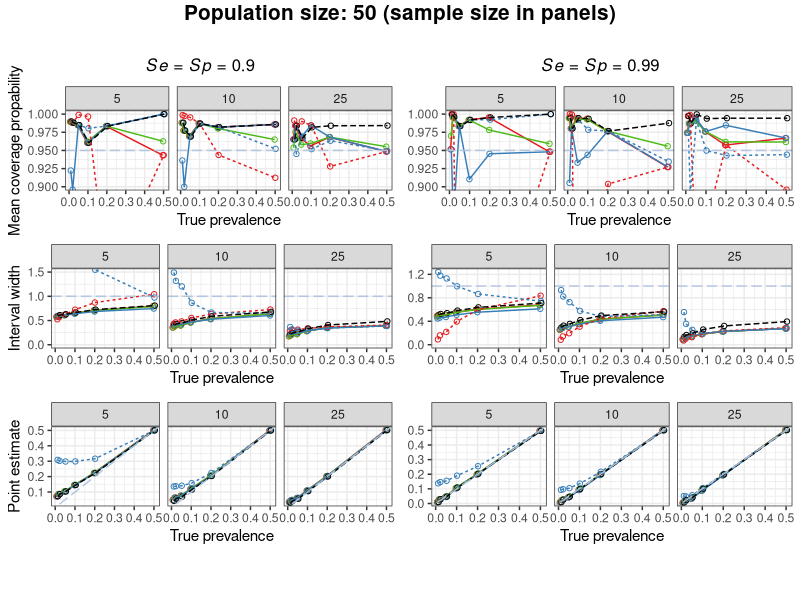
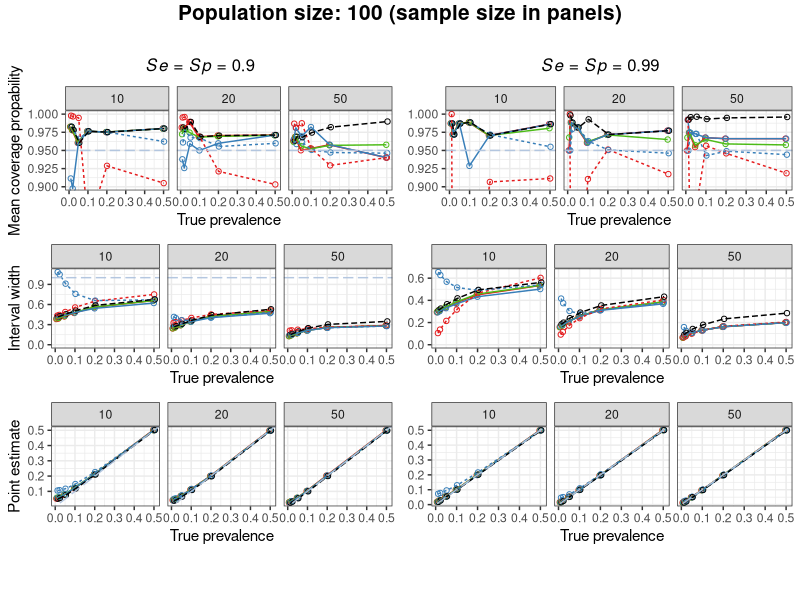
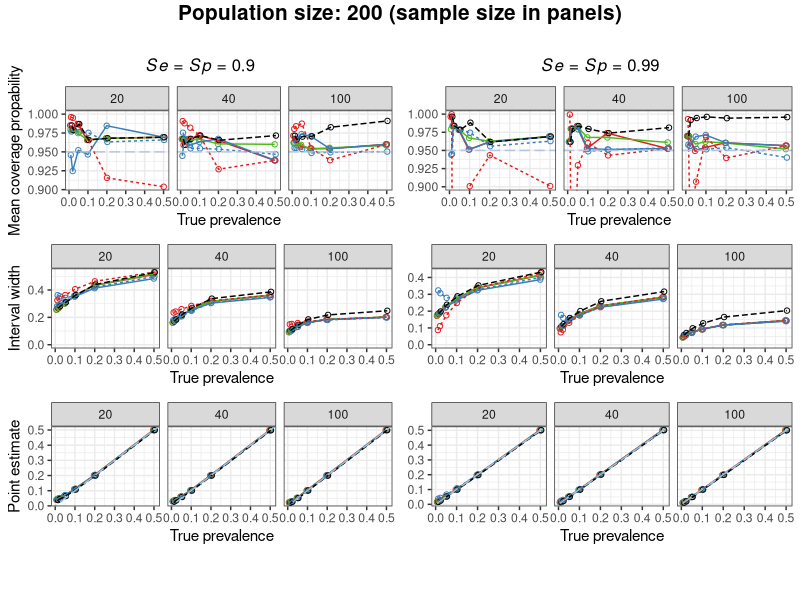
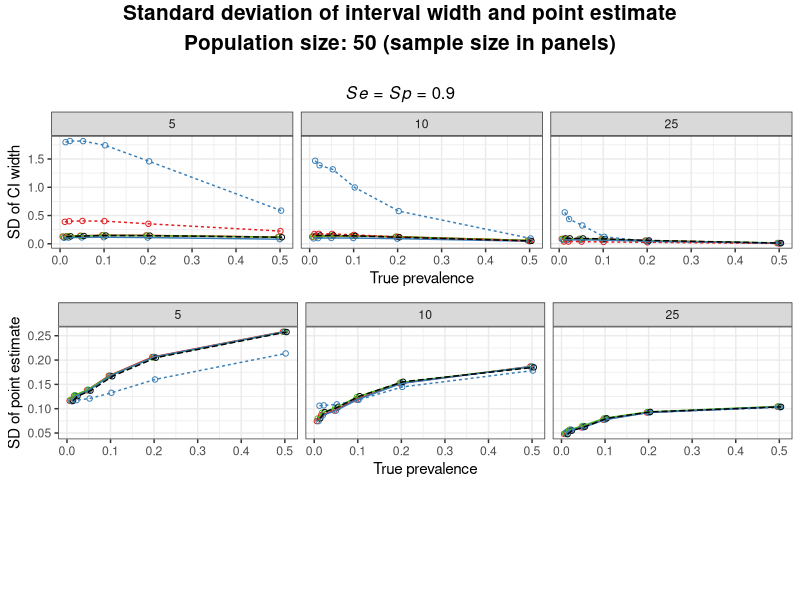
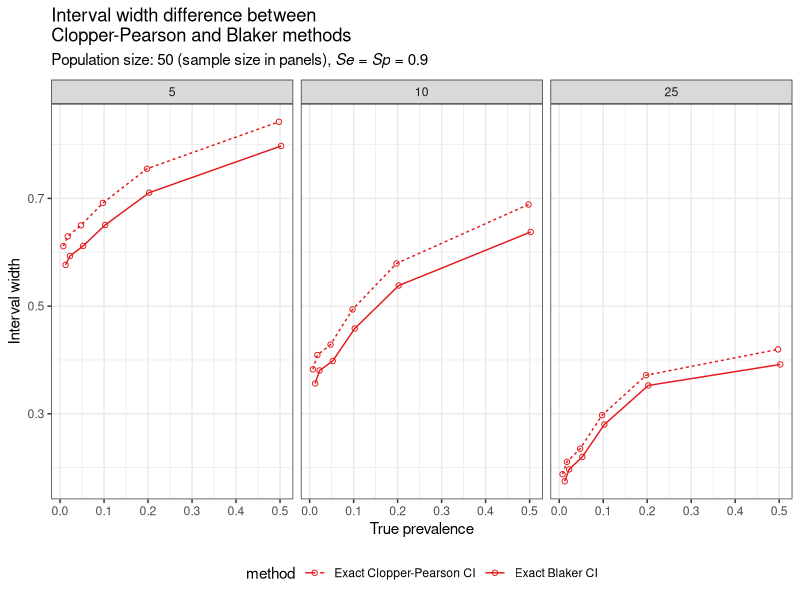
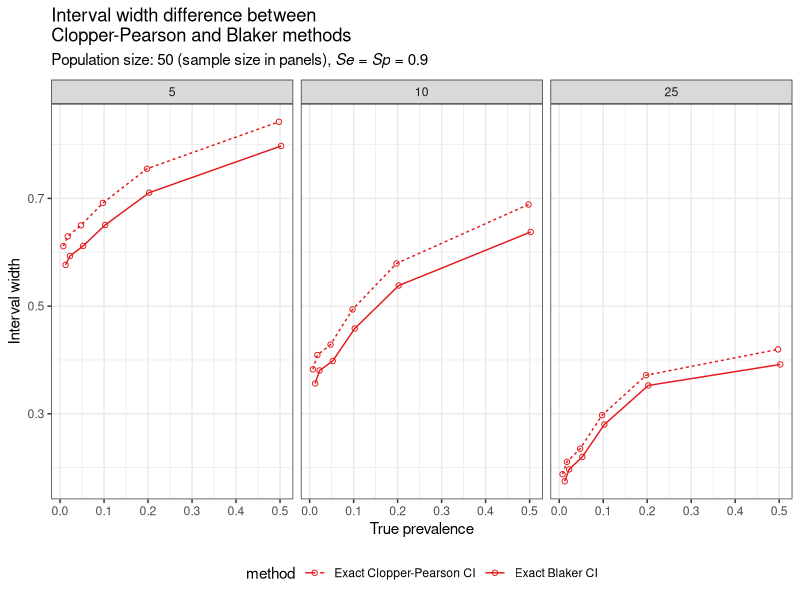

Here is the R script that generated these plots, in order:
library(data.table)
library(ggplot2)
library(dplyr)
library(tidyr)
library(gridExtra)
library(cowplot)
library(grid)

# read file ---- ###############################################################

sim_data_all <- fread(file = "prevCI_hypgeom_simData.csv")

# N50 ---- ####################################################################

sim_data_N50 <- sim_data_all %>% filter(N == 50)

df_cov_N50 <- sim_data_N50 %>%
  pivot_longer(
    cols = c(coverage_exact_B_mean, coverage_simul_B_mean, coverage_Bayes_mean,
             coverage_FPC_mean, coverage_Ge_mean, coverage_binom_B_mean),
    names_to = "method",
    names_pattern = "coverage_(.*)_mean",
    values_to = "coverage_mean"
  ) %>%
  mutate(method = factor(method, levels = c("exact_B",
                                            "simul_B",
                                            "Bayes",
                                            "FPC",
                                            "Ge",
                                            "binom_B"))) %>%
  select(c(N, true_prev, n, Se, Sp, repl, method, coverage_mean))

method_colors <- c("exact_B" = "#E41A1C",
                   "simul_B" = "#4CBB17",
                   "Bayes" = "#377EB8",
                   "FPC" = "#E41A1C",
                   "Ge" = "#377EB8",
                   "binom_B" = "#000000")

method_linetypes <- c("exact_B" = "1",
                      "simul_B" = "1",
                      "Bayes" = "1",
                      "FPC" = "2",
                      "Ge" = "2",
                      "binom_B" = "3")

df_cov_N50 <- df_cov_N50 %>%
  mutate(linetype = method_linetypes[as.character(method)])

plot_cov_50_09 <-
  ggplot(df_cov_N50 %>%
           filter(Se == 0.9, Sp == 0.9),
         aes(x = true_prev, y = coverage_mean, color = method, group = interaction(method, n))) +
  geom_point(shape = 1, position = position_dodge(width = 0.01)) +
  geom_line(aes(linetype = linetype), position = position_dodge(width = 0.01)) +
  coord_cartesian(ylim = c(max(0.9, min(subset(df_cov_N50, Se == 0.9 & Sp == 0.9)$coverage_mean)), 1)) +
  facet_grid(. ~ n, scales = "free_x") +
  scale_color_manual(values = method_colors) +
  labs(y = "Mean coverage propability",
       x = "True prevalence") +
  geom_hline(yintercept = 0.95, color = "#B0C4DE", linetype = "longdash", alpha = 0.95) +
  theme_bw() +
  theme(legend.position = "none")

plot_cov_50_099 <-
  ggplot(df_cov_N50 %>%
           filter(Se == 0.99, Sp == 0.99),
         aes(x = true_prev, y = coverage_mean, color = method, group = interaction(method, n))) +
  geom_point(shape = 1, position = position_dodge(width = 0.01)) +
  geom_line(aes(linetype = linetype), position = position_dodge(width = 0.01)) +
  coord_cartesian(ylim = c(max(0.9, min(subset(df_cov_N50, Se == 0.99 & Sp == 0.99)$coverage_mean)), 1)) +
  facet_grid(. ~ n, scales = "free_x") +
  scale_color_manual(values = method_colors) +
  labs(y = NULL,
       x = "True prevalence") +
  geom_hline(yintercept = 0.95, color = "#B0C4DE", linetype = "longdash", alpha = 0.95) +
  theme_bw() +
  theme(legend.position = "none")

df_wid_N50 <- sim_data_N50 %>%
  pivot_longer(
    cols = c(width_exact_B_mean, width_simul_B_mean, width_Bayes_mean,
             width_FPC_mean, width_Ge_mean, width_binom_B_mean),
    names_to = "method",
    names_pattern = "width_(.*)_mean",
    values_to = "width_mean"
  ) %>%
  mutate(method = factor(method, levels = c("exact_B",
                                            "simul_B",
                                            "Bayes",
                                            "FPC",
                                            "Ge",
                                            "binom_B"))) %>%
  select(c(N, true_prev, n, Se, Sp, repl, method, width_mean))

df_wid_N50 <- df_wid_N50 %>%
  mutate(linetype = method_linetypes[as.character(method)])

plot_wid_50_09 <-
  ggplot(df_wid_N50 %>%
           filter(Se == 0.9, Sp == 0.9),
         aes(x = true_prev, y = width_mean, color = method, group = interaction(method, n))) +
  geom_point(shape = 1, position = position_dodge(width = 0.01)) +
  geom_line(aes(linetype = linetype), position = position_dodge(width = 0.01)) +
  geom_hline(yintercept = 1, color = "#B0C4DE", linetype = "longdash", alpha = 0.95) +
  coord_cartesian(ylim = c(0, min(1.5, max(subset(df_wid_N50, Se == 0.9 & Sp == 0.9)$width_mean)))) +
  facet_grid(. ~ n, scales = "free_x") +
  scale_color_manual(values = method_colors) +
  labs(y = "Interval width",
       x = "True prevalence") +
  theme_bw() +
  theme(legend.position = "none")

plot_wid_50_099 <-
  ggplot(df_wid_N50 %>%
           filter(Se == 0.99, Sp == 0.99),
         aes(x = true_prev, y = width_mean, color = method, group = interaction(method, n))) +
  geom_point(shape = 1, position = position_dodge(width = 0.01)) +
  geom_line(aes(linetype = linetype), position = position_dodge(width = 0.01)) +
  geom_hline(yintercept = 1, color = "#B0C4DE", linetype = "longdash", alpha = 0.95) +
  coord_cartesian(ylim = c(0, min(1.5, max(subset(df_wid_N50, Se == 0.99 & Sp == 0.99)$width_mean)))) +
  facet_grid(. ~ n, scales = "free_x") +
  scale_color_manual(values = method_colors) +
  labs(y = NULL,
       x = "True prevalence") +
  theme_bw() +
  theme(legend.position = "none")

df_loc_N50 <- sim_data_N50 %>%
  pivot_longer(
    cols = c(loc_exact_mean, loc_simul_mean, loc_Bayes_mean,
             loc_Ge_mean, loc_RG_mean),
    names_to = "method",
    names_pattern = "loc_(.*)_mean",
    values_to = "loc_mean"
  ) %>%
  mutate(method = factor(method, levels = c("exact",
                                            "simul",
                                            "Bayes",
                                            "Ge",
                                            "RG"))) %>%
  select(c(N, true_prev, n, Se, Sp, repl, method, loc_mean))

method_colors_loc <- c("exact" = "#E41A1C",
                       "simul" = "#4CBB17",
                       "Bayes" = "#377EB8",
                       "Ge" = "#377EB8",
                       "RG" = "#000000")

method_linetypes_loc <- c("exact" = "1",
                          "simul" = "1",
                          "Bayes" = "1",
                          "Ge" = "2",
                          "RG" = "3")

df_loc_N50 <- df_loc_N50 %>%
  mutate(linetype = method_linetypes_loc[as.character(method)])

plot_loc_50_09 <-
  ggplot(df_loc_N50 %>%
           filter(Se == 0.9, Sp == 0.9),
         aes(x = true_prev, y = loc_mean, color = method, group = interaction(method, n))) +
  geom_point(shape = 1, position = position_dodge(width = 0.01)) +
  geom_line(aes(linetype = linetype), position = position_dodge(width = 0.01)) +
  facet_grid(. ~ n, scales = "free_x") +
  scale_color_manual(values = method_colors_loc) +
  labs(y = "Point estimate",
       x = "True prevalence") +
  geom_abline(slope = 1, intercept = 0, color = "#B0C4DE", linetype = "longdash", alpha = 0.95) +
  theme_bw() +
  theme(legend.position = "none")

plot_loc_50_099 <-
  ggplot(df_loc_N50 %>%
           filter(Se == 0.99, Sp == 0.99),
         aes(x = true_prev, y = loc_mean, color = method, group = interaction(method, n))) +
  geom_point(shape = 1, position = position_dodge(width = 0.01)) +
  geom_line(aes(linetype = linetype), position = position_dodge(width = 0.01)) +
  facet_grid(. ~ n, scales = "free_x") +
  scale_color_manual(values = method_colors_loc) +
  labs(y = NULL,
       x = "True prevalence") +
  geom_abline(slope = 1, intercept = 0, color = "#B0C4DE", linetype = "longdash", alpha = 0.95) +
  theme_bw() +
  theme(legend.position = "none")

legend_plot <-
  ggplot(df_wid_N50,
         aes(x = true_prev, y = width_mean, color = method, group = interaction(method, n))) +
  geom_point() +
  geom_line() +
  facet_grid(. ~ n, scales = "free_x") +
  scale_color_manual(values = method_colors,
                     labels = c(
                       "Exact hypgeom CI",
                       "Simul hypgeom CI",
                       "Bayes hypgeom CI",
                       "FPC Wald binom CI (Ge et al. 2024)",
                       "Bayes CI (Ge et al. 2024)",
                       "Binom CI (Reiczigel et al. 2010) / Rogan-Gladen estimate"
                     ),
                     name = "method") +
  theme_bw() +
  theme(legend.position = "bottom") +
  guides(color = guide_legend(override.aes = list(linetype = c(1, 1, 1, 2, 2, 2)), nrow = 1))

legend <- cowplot::get_legend(legend_plot)

title_grob <- textGrob("Population size: 50 (sample size in panels)\n",
                       gp = gpar(fontsize = 15, fontface = "bold"))

subheadings <- arrangeGrob(
  textGrob(expression(italic(Se)*" = "*italic(Sp)*" = "*0.9), gp = gpar(fontsize = 12)),
  textGrob(expression(italic(Se)*" = "*italic(Sp)*" = "*0.99), gp = gpar(fontsize = 12)),
  ncol = 2
)

plot_N50 <- 
grid.arrange(subheadings,
             arrangeGrob(plot_cov_50_09, plot_cov_50_099,
                         plot_wid_50_09, plot_wid_50_099,
                         plot_loc_50_09, plot_loc_50_099,
                         ncol = 2),
             legend,
             ncol = 1,
             heights = c(0.5, 10, 1),
             top = title_grob)

ggsave("plot_N50.svg", plot = plot_N50, width = 12.8, height = 10.6, units = "in", dpi = 600)
ggsave("plot_N50.pdf", plot = plot_N50, width = 12.8, height = 10.6, units = "in", dpi = 600)

# N100 ---- ####################################################################

sim_data_N100 <- sim_data_all %>% filter(N == 100)

df_cov_N100 <- sim_data_N100 %>%
  pivot_longer(
    cols = c(coverage_exact_B_mean, coverage_simul_B_mean, coverage_Bayes_mean,
             coverage_FPC_mean, coverage_Ge_mean, coverage_binom_B_mean),
    names_to = "method",
    names_pattern = "coverage_(.*)_mean",
    values_to = "coverage_mean"
  ) %>%
  mutate(method = factor(method, levels = c("exact_B",
                                            "simul_B",
                                            "Bayes",
                                            "FPC",
                                            "Ge",
                                            "binom_B"))) %>%
  select(c(N, true_prev, n, Se, Sp, repl, method, coverage_mean))

method_colors <- c("exact_B" = "#E41A1C",
                   "simul_B" = "#4CBB17",
                   "Bayes" = "#377EB8",
                   "FPC" = "#E41A1C",
                   "Ge" = "#377EB8",
                   "binom_B" = "#000000")

method_linetypes <- c("exact_B" = "1",
                      "simul_B" = "1",
                      "Bayes" = "1",
                      "FPC" = "2",
                      "Ge" = "2",
                      "binom_B" = "3")

df_cov_N100 <- df_cov_N100 %>%
  mutate(linetype = method_linetypes[as.character(method)])

plot_cov_100_09 <-
  ggplot(df_cov_N100 %>%
           filter(Se == 0.9, Sp == 0.9),
         aes(x = true_prev, y = coverage_mean, color = method, group = interaction(method, n))) +
  geom_point(shape = 1, position = position_dodge(width = 0.01)) +
  geom_line(aes(linetype = linetype), position = position_dodge(width = 0.01)) +
  coord_cartesian(ylim = c(max(0.9, min(subset(df_cov_N100, Se == 0.9 & Sp == 0.9)$coverage_mean)), 1)) +
  facet_grid(. ~ n, scales = "free_x") +
  scale_color_manual(values = method_colors) +
  labs(y = "Mean coverage propability",
       x = "True prevalence") +
  geom_hline(yintercept = 0.95, color = "#B0C4DE", linetype = "longdash", alpha = 0.95) +
  theme_bw() +
  theme(legend.position = "none")

plot_cov_100_099 <-
  ggplot(df_cov_N100 %>%
           filter(Se == 0.99, Sp == 0.99),
         aes(x = true_prev, y = coverage_mean, color = method, group = interaction(method, n))) +
  geom_point(shape = 1, position = position_dodge(width = 0.01)) +
  geom_line(aes(linetype = linetype), position = position_dodge(width = 0.01)) +
  coord_cartesian(ylim = c(max(0.9, min(subset(df_cov_N100, Se == 0.99 & Sp == 0.99)$coverage_mean)), 1)) +
  facet_grid(. ~ n, scales = "free_x") +
  scale_color_manual(values = method_colors) +
  labs(y = NULL,
       x = "True prevalence") +
  geom_hline(yintercept = 0.95, color = "#B0C4DE", linetype = "longdash", alpha = 0.95) +
  theme_bw() +
  theme(legend.position = "none")

df_wid_N100 <- sim_data_N100 %>%
  pivot_longer(
    cols = c(width_exact_B_mean, width_simul_B_mean, width_Bayes_mean,
             width_FPC_mean, width_Ge_mean, width_binom_B_mean),
    names_to = "method",
    names_pattern = "width_(.*)_mean",
    values_to = "width_mean"
  ) %>%
  mutate(method = factor(method, levels = c("exact_B",
                                            "simul_B",
                                            "Bayes",
                                            "FPC",
                                            "Ge",
                                            "binom_B"))) %>%
  select(c(N, true_prev, n, Se, Sp, repl, method, width_mean))

df_wid_N100 <- df_wid_N100 %>%
  mutate(linetype = method_linetypes[as.character(method)])

plot_wid_100_09 <-
  ggplot(df_wid_N100 %>%
           filter(Se == 0.9, Sp == 0.9),
         aes(x = true_prev, y = width_mean, color = method, group = interaction(method, n))) +
  geom_point(shape = 1, position = position_dodge(width = 0.01)) +
  geom_line(aes(linetype = linetype), position = position_dodge(width = 0.01)) +
  geom_hline(yintercept = 1, color = "#B0C4DE", linetype = "longdash", alpha = 0.95) +
  coord_cartesian(ylim = c(0, min(1.5, max(subset(df_wid_N100, Se == 0.9 & Sp == 0.9)$width_mean)))) +
  facet_grid(. ~ n, scales = "free_x") +
  scale_color_manual(values = method_colors) +
  labs(y = "Interval width",
       x = "True prevalence") +
  theme_bw() +
  theme(legend.position = "none")

plot_wid_100_099 <-
  ggplot(df_wid_N100 %>%
           filter(Se == 0.99, Sp == 0.99),
         aes(x = true_prev, y = width_mean, color = method, group = interaction(method, n))) +
  geom_point(shape = 1, position = position_dodge(width = 0.01)) +
  geom_line(aes(linetype = linetype), position = position_dodge(width = 0.01)) +
  geom_hline(yintercept = 1, color = "#B0C4DE", linetype = "longdash", alpha = 0.95) +
  coord_cartesian(ylim = c(0, min(1.5, max(subset(df_wid_N100, Se == 0.99 & Sp == 0.99)$width_mean)))) +
  facet_grid(. ~ n, scales = "free_x") +
  scale_color_manual(values = method_colors) +
  labs(y = NULL,
       x = "True prevalence") +
  theme_bw() +
  theme(legend.position = "none")

df_loc_N100 <- sim_data_N100 %>%
  pivot_longer(
    cols = c(loc_exact_mean, loc_simul_mean, loc_Bayes_mean,
             loc_Ge_mean, loc_RG_mean),
    names_to = "method",
    names_pattern = "loc_(.*)_mean",
    values_to = "loc_mean"
  ) %>%
  mutate(method = factor(method, levels = c("exact",
                                            "simul",
                                            "Bayes",
                                            "Ge",
                                            "RG"))) %>%
  select(c(N, true_prev, n, Se, Sp, repl, method, loc_mean))

method_colors_loc <- c("exact" = "#E41A1C",
                       "simul" = "#4CBB17",
                       "Bayes" = "#377EB8",
                       "Ge" = "#377EB8",
                       "RG" = "#000000")

method_linetypes_loc <- c("exact" = "1",
                          "simul" = "1",
                          "Bayes" = "1",
                          "Ge" = "2",
                          "RG" = "3")

df_loc_N100 <- df_loc_N100 %>%
  mutate(linetype = method_linetypes_loc[as.character(method)])

plot_loc_100_09 <-
  ggplot(df_loc_N100 %>%
           filter(Se == 0.9, Sp == 0.9),
         aes(x = true_prev, y = loc_mean, color = method, group = interaction(method, n))) +
  geom_point(shape = 1, position = position_dodge(width = 0.01)) +
  geom_line(aes(linetype = linetype), position = position_dodge(width = 0.01)) +
  facet_grid(. ~ n, scales = "free_x") +
  scale_color_manual(values = method_colors_loc) +
  labs(y = "Point estimate",
       x = "True prevalence") +
  geom_abline(slope = 1, intercept = 0, color = "#B0C4DE", linetype = "longdash", alpha = 0.95) +
  theme_bw() +
  theme(legend.position = "none")

plot_loc_100_099 <-
  ggplot(df_loc_N100 %>%
           filter(Se == 0.99, Sp == 0.99),
         aes(x = true_prev, y = loc_mean, color = method, group = interaction(method, n))) +
  geom_point(shape = 1, position = position_dodge(width = 0.01)) +
  geom_line(aes(linetype = linetype), position = position_dodge(width = 0.01)) +
  facet_grid(. ~ n, scales = "free_x") +
  scale_color_manual(values = method_colors_loc) +
  labs(y = NULL,
       x = "True prevalence") +
  geom_abline(slope = 1, intercept = 0, color = "#B0C4DE", linetype = "longdash", alpha = 0.95) +
  theme_bw() +
  theme(legend.position = "none")

legend_plot <-
  ggplot(df_wid_N100,
         aes(x = true_prev, y = width_mean, color = method, group = interaction(method, n))) +
  geom_point() +
  geom_line() +
  facet_grid(. ~ n, scales = "free_x") +
  scale_color_manual(values = method_colors,
                     labels = c(
                       "Exact hypgeom CI",
                       "Simul hypgeom CI",
                       "Bayes hypgeom CI",
                       "FPC Wald binom CI (Ge et al. 2024)",
                       "Bayes CI (Ge et al. 2024)",
                       "Binom CI (Reiczigel et al. 2010) / Rogan-Gladen estimate"
                     ),
                     name = "method") +
  theme_bw() +
  theme(legend.position = "bottom") +
  guides(color = guide_legend(override.aes = list(linetype = c(1, 1, 1, 2, 2, 2)), nrow = 1))

legend <- cowplot::get_legend(legend_plot)

title_grob <- textGrob("Population size: 100 (sample size in panels)\n",
                       gp = gpar(fontsize = 15, fontface = "bold"))

subheadings <- arrangeGrob(
  textGrob(expression(italic(Se)*" = "*italic(Sp)*" = "*0.9), gp = gpar(fontsize = 12)),
  textGrob(expression(italic(Se)*" = "*italic(Sp)*" = "*0.99), gp = gpar(fontsize = 12)),
  ncol = 2
)

plot_N100 <- 
  grid.arrange(subheadings,
               arrangeGrob(plot_cov_100_09, plot_cov_100_099,
                           plot_wid_100_09, plot_wid_100_099,
                           plot_loc_100_09, plot_loc_100_099,
                           ncol = 2),
               legend,
               ncol = 1,
               heights = c(0.5, 10, 1),
               top = title_grob)

ggsave("plot_N100.svg", plot = plot_N100, width = 12.8, height = 10.6, units = "in", dpi = 600)
ggsave("plot_N100.pdf", plot = plot_N100, width = 12.8, height = 10.6, units = "in", dpi = 600)

# N200 ---- ####################################################################

sim_data_N200 <- sim_data_all %>% filter(N == 200)

df_cov_N200 <- sim_data_N200 %>%
  pivot_longer(
    cols = c(coverage_exact_B_mean, coverage_simul_B_mean, coverage_Bayes_mean,
             coverage_FPC_mean, coverage_Ge_mean, coverage_binom_B_mean),
    names_to = "method",
    names_pattern = "coverage_(.*)_mean",
    values_to = "coverage_mean"
  ) %>%
  mutate(method = factor(method, levels = c("exact_B",
                                            "simul_B",
                                            "Bayes",
                                            "FPC",
                                            "Ge",
                                            "binom_B"))) %>%
  select(c(N, true_prev, n, Se, Sp, repl, method, coverage_mean))

method_colors <- c("exact_B" = "#E41A1C",
                   "simul_B" = "#4CBB17",
                   "Bayes" = "#377EB8",
                   "FPC" = "#E41A1C",
                   "Ge" = "#377EB8",
                   "binom_B" = "#000000")

method_linetypes <- c("exact_B" = "1",
                      "simul_B" = "1",
                      "Bayes" = "1",
                      "FPC" = "2",
                      "Ge" = "2",
                      "binom_B" = "3")

df_cov_N200 <- df_cov_N200 %>%
  mutate(linetype = method_linetypes[as.character(method)])

plot_cov_200_09 <-
  ggplot(df_cov_N200 %>%
           filter(Se == 0.9, Sp == 0.9),
         aes(x = true_prev, y = coverage_mean, color = method, group = interaction(method, n))) +
  geom_point(shape = 1, position = position_dodge(width = 0.01)) +
  geom_line(aes(linetype = linetype), position = position_dodge(width = 0.01)) +
  coord_cartesian(ylim = c(max(0.9, min(subset(df_cov_N200, Se == 0.9 & Sp == 0.9)$coverage_mean)), 1)) +
  facet_grid(. ~ n, scales = "free_x") +
  scale_color_manual(values = method_colors) +
  labs(y = "Mean coverage propability",
       x = "True prevalence") +
  geom_hline(yintercept = 0.95, color = "#B0C4DE", linetype = "longdash", alpha = 0.95) +
  theme_bw() +
  theme(legend.position = "none")

plot_cov_200_099 <-
  ggplot(df_cov_N200 %>%
           filter(Se == 0.99, Sp == 0.99),
         aes(x = true_prev, y = coverage_mean, color = method, group = interaction(method, n))) +
  geom_point(shape = 1, position = position_dodge(width = 0.01)) +
  geom_line(aes(linetype = linetype), position = position_dodge(width = 0.01)) +
  coord_cartesian(ylim = c(max(0.9, min(subset(df_cov_N200, Se == 0.99 & Sp == 0.99)$coverage_mean)), 1)) +
  facet_grid(. ~ n, scales = "free_x") +
  scale_color_manual(values = method_colors) +
  labs(y = NULL,
       x = "True prevalence") +
  geom_hline(yintercept = 0.95, color = "#B0C4DE", linetype = "longdash", alpha = 0.95) +
  theme_bw() +
  theme(legend.position = "none")

df_wid_N200 <- sim_data_N200 %>%
  pivot_longer(
    cols = c(width_exact_B_mean, width_simul_B_mean, width_Bayes_mean,
             width_FPC_mean, width_Ge_mean, width_binom_B_mean),
    names_to = "method",
    names_pattern = "width_(.*)_mean",
    values_to = "width_mean"
  ) %>%
  mutate(method = factor(method, levels = c("exact_B",
                                            "simul_B",
                                            "Bayes",
                                            "FPC",
                                            "Ge",
                                            "binom_B"))) %>%
  select(c(N, true_prev, n, Se, Sp, repl, method, width_mean))

df_wid_N200 <- df_wid_N200 %>%
  mutate(linetype = method_linetypes[as.character(method)])

plot_wid_200_09 <-
  ggplot(df_wid_N200 %>%
           filter(Se == 0.9, Sp == 0.9),
         aes(x = true_prev, y = width_mean, color = method, group = interaction(method, n))) +
  geom_point(shape = 1, position = position_dodge(width = 0.01)) +
  geom_line(aes(linetype = linetype), position = position_dodge(width = 0.01)) +
  geom_hline(yintercept = 1, color = "#B0C4DE", linetype = "longdash", alpha = 0.95) +
  coord_cartesian(ylim = c(0, min(1.5, max(subset(df_wid_N200, Se == 0.9 & Sp == 0.9)$width_mean)))) +
  facet_grid(. ~ n, scales = "free_x") +
  scale_color_manual(values = method_colors) +
  labs(y = "Interval width",
       x = "True prevalence") +
  theme_bw() +
  theme(legend.position = "none")

plot_wid_200_099 <-
  ggplot(df_wid_N200 %>%
           filter(Se == 0.99, Sp == 0.99),
         aes(x = true_prev, y = width_mean, color = method, group = interaction(method, n))) +
  geom_point(shape = 1, position = position_dodge(width = 0.01)) +
  geom_line(aes(linetype = linetype), position = position_dodge(width = 0.01)) +
  geom_hline(yintercept = 1, color = "#B0C4DE", linetype = "longdash", alpha = 0.95) +
  coord_cartesian(ylim = c(0, min(1.5, max(subset(df_wid_N200, Se == 0.99 & Sp == 0.99)$width_mean)))) +
  facet_grid(. ~ n, scales = "free_x") +
  scale_color_manual(values = method_colors) +
  labs(y = NULL,
       x = "True prevalence") +
  theme_bw() +
  theme(legend.position = "none")

df_loc_N200 <- sim_data_N200 %>%
  pivot_longer(
    cols = c(loc_exact_mean, loc_simul_mean, loc_Bayes_mean,
             loc_Ge_mean, loc_RG_mean),
    names_to = "method",
    names_pattern = "loc_(.*)_mean",
    values_to = "loc_mean"
  ) %>%
  mutate(method = factor(method, levels = c("exact",
                                            "simul",
                                            "Bayes",
                                            "Ge",
                                            "RG"))) %>%
  select(c(N, true_prev, n, Se, Sp, repl, method, loc_mean))

method_colors_loc <- c("exact" = "#E41A1C",
                       "simul" = "#4CBB17",
                       "Bayes" = "#377EB8",
                       "Ge" = "#377EB8",
                       "RG" = "#000000")

method_linetypes_loc <- c("exact" = "1",
                          "simul" = "1",
                          "Bayes" = "1",
                          "Ge" = "2",
                          "RG" = "3")

df_loc_N200 <- df_loc_N200 %>%
  mutate(linetype = method_linetypes_loc[as.character(method)])

plot_loc_200_09 <-
  ggplot(df_loc_N200 %>%
           filter(Se == 0.9, Sp == 0.9),
         aes(x = true_prev, y = loc_mean, color = method, group = interaction(method, n))) +
  geom_point(shape = 1, position = position_dodge(width = 0.01)) +
  geom_line(aes(linetype = linetype), position = position_dodge(width = 0.01)) +
  facet_grid(. ~ n, scales = "free_x") +
  scale_color_manual(values = method_colors_loc) +
  labs(y = "Point estimate",
       x = "True prevalence") +
  geom_abline(slope = 1, intercept = 0, color = "#B0C4DE", linetype = "longdash", alpha = 0.95) +
  theme_bw() +
  theme(legend.position = "none")

plot_loc_200_099 <-
  ggplot(df_loc_N200 %>%
           filter(Se == 0.99, Sp == 0.99),
         aes(x = true_prev, y = loc_mean, color = method, group = interaction(method, n))) +
  geom_point(shape = 1, position = position_dodge(width = 0.01)) +
  geom_line(aes(linetype = linetype), position = position_dodge(width = 0.01)) +
  facet_grid(. ~ n, scales = "free_x") +
  scale_color_manual(values = method_colors_loc) +
  labs(y = NULL,
       x = "True prevalence") +
  geom_abline(slope = 1, intercept = 0, color = "#B0C4DE", linetype = "longdash", alpha = 0.95) +
  theme_bw() +
  theme(legend.position = "none")

legend_plot <-
  ggplot(df_wid_N200,
         aes(x = true_prev, y = width_mean, color = method, group = interaction(method, n))) +
  geom_point() +
  geom_line() +
  facet_grid(. ~ n, scales = "free_x") +
  scale_color_manual(values = method_colors,
                     labels = c(
                       "Exact hypgeom CI",
                       "Simul hypgeom CI",
                       "Bayes hypgeom CI",
                       "FPC Wald binom CI (Ge et al. 2024)",
                       "Bayes CI (Ge et al. 2024)",
                       "Binom CI (Reiczigel et al. 2010) / Rogan-Gladen estimate"
                     ),
                     name = "method") +
  theme_bw() +
  theme(legend.position = "bottom") +
  guides(color = guide_legend(override.aes = list(linetype = c(1, 1, 1, 2, 2, 2)), nrow = 1))

legend <- cowplot::get_legend(legend_plot)

title_grob <- textGrob("Population size: 200 (sample size in panels)\n",
                       gp = gpar(fontsize = 15, fontface = "bold"))

subheadings <- arrangeGrob(
  textGrob(expression(italic(Se)*" = "*italic(Sp)*" = "*0.9), gp = gpar(fontsize = 12)),
  textGrob(expression(italic(Se)*" = "*italic(Sp)*" = "*0.99), gp = gpar(fontsize = 12)),
  ncol = 2
)

plot_N200 <- 
  grid.arrange(subheadings,
               arrangeGrob(plot_cov_200_09, plot_cov_200_099,
                           plot_wid_200_09, plot_wid_200_099,
                           plot_loc_200_09, plot_loc_200_099,
                           ncol = 2),
               legend,
               ncol = 1,
               heights = c(0.5, 10, 1),
               top = title_grob)

ggsave("plot_N200.svg", plot = plot_N200, width = 12.8, height = 10.6, units = "in", dpi = 600)
ggsave("plot_N200.pdf", plot = plot_N200, width = 12.8, height = 10.6, units = "in", dpi = 600)

# CP v B ---- ##################################################################

df_CPvB <- sim_data_all %>%
  pivot_longer(
    cols = c(width_exact_CP_mean, width_exact_B_mean),
    names_to = "method",
    names_pattern = "width_(.*)_mean",
    values_to = "width_CPvB"
  ) %>%
  mutate(method = factor(method, levels = c("exact_CP",
                                            "exact_B"))) %>%
  select(c(N, true_prev, n, Se, Sp, repl, method, width_CPvB)) %>%
  filter(Se == 0.9 & Sp == 0.9)

method_colors_CPvB <- c("exact_CP" = "#E41A1C",
                        "exact_B" = "#E41A1C")

method_linetypes_CPvB <- c("exact_CP" = "2",
                           "exact_B" = "1")

df_CPvB <- df_CPvB %>%
  mutate(linetype = method_linetypes_CPvB[as.character(method)])

plot_CPvB_50 <- 
  ggplot(df_CPvB %>% filter(N == 50),
         aes(x = true_prev, y = width_CPvB, color = method, group = interaction(method, n))) +
  geom_point(shape = 1, position = position_dodge(width = 0.01)) +
  geom_line(aes(linetype = linetype), position = position_dodge(width = 0.01)) +
  facet_grid(. ~ n, scales = "free_x") +
  labs(
    x = "True prevalence",
    y = "Interval width",
    title = "Interval width difference between\nClopper-Pearson and Blaker methods",
    subtitle = expression("Population size: 50 (sample size in panels), " * italic("Se") * " = " * italic("Sp") * " = 0.9")
  ) +
  scale_color_manual(values = method_colors_CPvB,
                     labels = c(
                       "Exact Clopper-Pearson CI",
                       "Exact Blaker CI"
                     ),
                     name = "method") +
  theme_bw() +
  theme(legend.position = "bottom") +
  guides(color = guide_legend(override.aes = list(linetype = c(5, 1)), nrow = 1),
         linetype = "none")

ggsave("plot_CPvB.svg", plot = plot_CPvB_50, width = 7, height = 4, units = "in", dpi = 600)
ggsave("plot_CPvB.pdf", plot = plot_CPvB_50, width = 7, height = 4, units = "in", dpi = 600)

# width and point estimate sd ---- #############################################

df_wid_sd <- sim_data_all %>%
  pivot_longer(
    cols = c(width_exact_B_sd, width_simul_B_sd, width_Bayes_sd,
             width_FPC_sd, width_Ge_sd, width_binom_B_sd),
    names_to = "method",
    names_pattern = "width_(.*)_sd",
    values_to = "width_sd"
  ) %>%
  mutate(method = factor(method, levels = c("exact_B",
                                            "simul_B",
                                            "Bayes",
                                            "FPC",
                                            "Ge",
                                            "binom_B"))) %>%
  select(c(N, true_prev, n, Se, Sp, repl, method, width_sd)) %>%
  filter(Se == 0.9 & Sp == 0.9)

df_wid_sd <- df_wid_sd %>%
  mutate(linetype = method_linetypes[as.character(method)])

plot_wid_sd_50 <- 
  ggplot(df_wid_sd %>% filter(N == 50),
         aes(x = true_prev, y = width_sd, color = method, group = interaction(method, n))) +
  geom_point(shape = 1, position = position_dodge(width = 0.01)) +
  geom_line(aes(linetype = linetype), position = position_dodge(width = 0.01)) +
  facet_grid(. ~ n, scales = "free_x") +
  labs(
    x = "True prevalence",
    y = "SD of CI width"
  ) +
  scale_color_manual(values = method_colors) +
  theme_bw() +
  theme(legend.position = "none")

df_loc_sd <- sim_data_all %>%
  pivot_longer(
    cols = c(loc_exact_sd, loc_simul_sd, loc_Bayes_sd,
             loc_Ge_sd, loc_RG_sd),
    names_to = "method",
    names_pattern = "loc_(.*)_sd",
    values_to = "loc_sd"
  ) %>%
  mutate(method = factor(method, levels = c("exact",
                                            "simul",
                                            "Bayes",
                                            "Ge",
                                            "RG"))) %>%
  select(c(N, true_prev, n, Se, Sp, repl, method, loc_sd)) %>%
  filter(Se == 0.9 & Sp == 0.9)

df_loc_sd <- df_loc_sd %>%
  mutate(linetype = method_linetypes_loc[as.character(method)])

plot_loc_sd_50 <- 
  ggplot(df_loc_sd %>% filter(N == 50),
         aes(x = true_prev, y = loc_sd, color = method, group = interaction(method, n))) +
  geom_point(shape = 1, position = position_dodge(width = 0.01)) +
  geom_line(aes(linetype = linetype), position = position_dodge(width = 0.01)) +
  facet_grid(. ~ n, scales = "free_x") +
  labs(
    x = "True prevalence",
    y = "SD of point estimate"
  ) +
  scale_color_manual(values = method_colors_loc) +
  theme_bw() +
  theme(legend.position = "none")

title_grob <- textGrob("Standard deviation of interval width and point estimate\nPopulation size: 50 (sample size in panels)\n",
                       gp = gpar(fontsize = 15, fontface = "bold"))

subheadings <- arrangeGrob(
  textGrob(expression(italic(Se)*" = "*italic(Sp)*" = "*0.9), gp = gpar(fontsize = 12)),
  ncol = 1
)

df_cov_N200_2 <- df_cov_N200 %>%
  mutate(method = factor(method, levels = c("exact_B",
                                            "Bayes",
                                            "simul_B",
                                            "FPC",
                                            "Ge",
                                            "binom_B")))

legend_plot <-
  ggplot(df_cov_N200_2,
         aes(x = true_prev, y = coverage_mean, color = method, group = interaction(method, n))) +
  geom_point() +
  geom_line() +
  facet_grid(. ~ n, scales = "free_x") +
  scale_color_manual(values = method_colors,
                     labels = c(
                       "Exact hypgeom CI",
                       "Bayes hypgeom CI",
                       "Simul hypgeom CI",
                       "FPC Wald binom CI (Ge et al. 2024)",
                       "Bayes CI (Ge et al. 2024)",
                       "Binom CI (Reiczigel et al. 2010) / Rogan-Gladen estimate"
                     ),
                     name = "method") +
  theme_bw() +
  theme(legend.position = "bottom") +
  guides(color = guide_legend(override.aes = list(linetype = c(1, 1, 1, 2, 2, 2)), nrow = 3))

legend <- cowplot::get_legend(legend_plot)

plot_sd <- 
  grid.arrange(subheadings,
               arrangeGrob(plot_wid_sd_50, plot_loc_sd_50,
                           nrow = 2),
               legend,
               ncol = 1,
               heights = c(0.5, 10, 3),
               top = title_grob)

ggsave("plot_sd.svg", plot = plot_sd, width = 7, height = 7.5, units = "in", dpi = 600)
ggsave("plot_sd.pdf", plot = plot_sd, width = 7, height = 7.5, units = "in", dpi = 600)

# min coverage ---- ############################################################

min(sim_data_all$coverage_exact_CP_mean)
min(sim_data_all$coverage_exact_B_mean)
min(sim_data_all$coverage_simul_CP_mean)
min(sim_data_all$coverage_simul_B_mean)
min(sim_data_all$coverage_Bayes_mean)
min(sim_data_all$coverage_FPC_mean)
min(sim_data_all$coverage_Ge_mean)
min(sim_data_all$coverage_binom_CP_mean)
min(sim_data_all$coverage_binom_B_mean)
